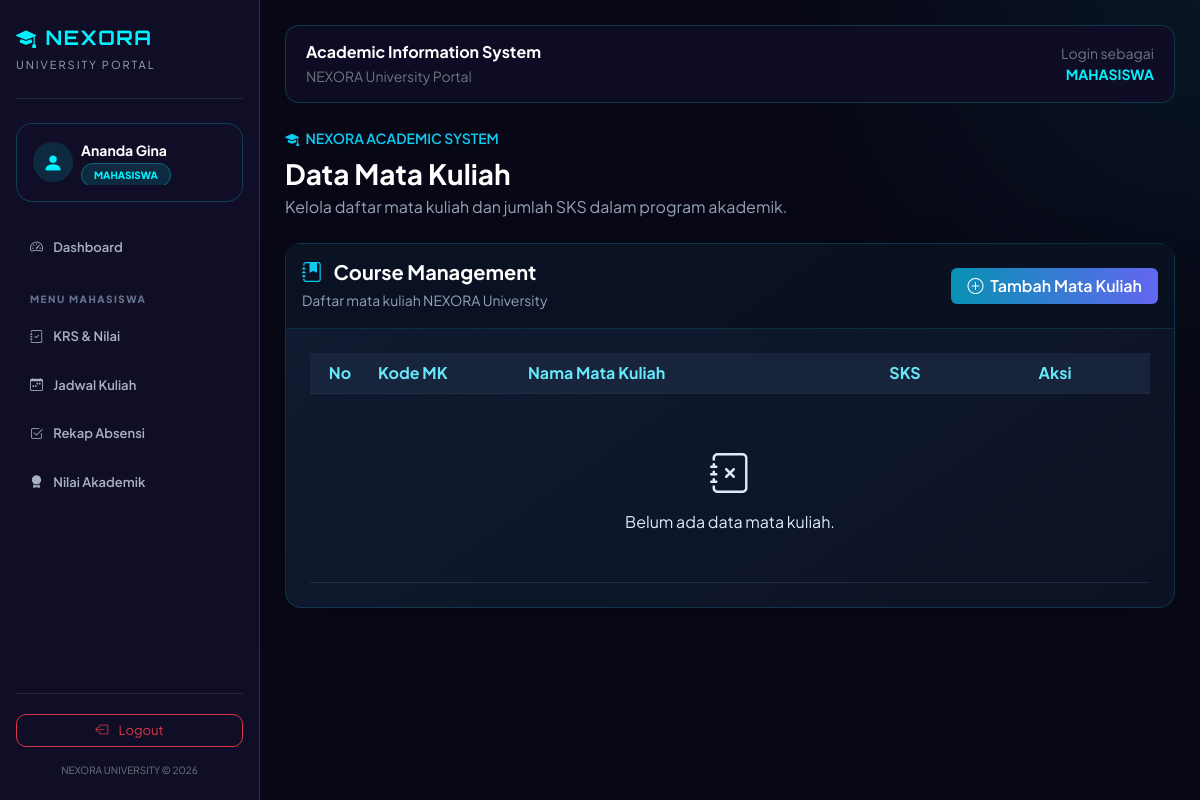
Page /nexora/matakuliah.php (signed in) on the earlier database version.
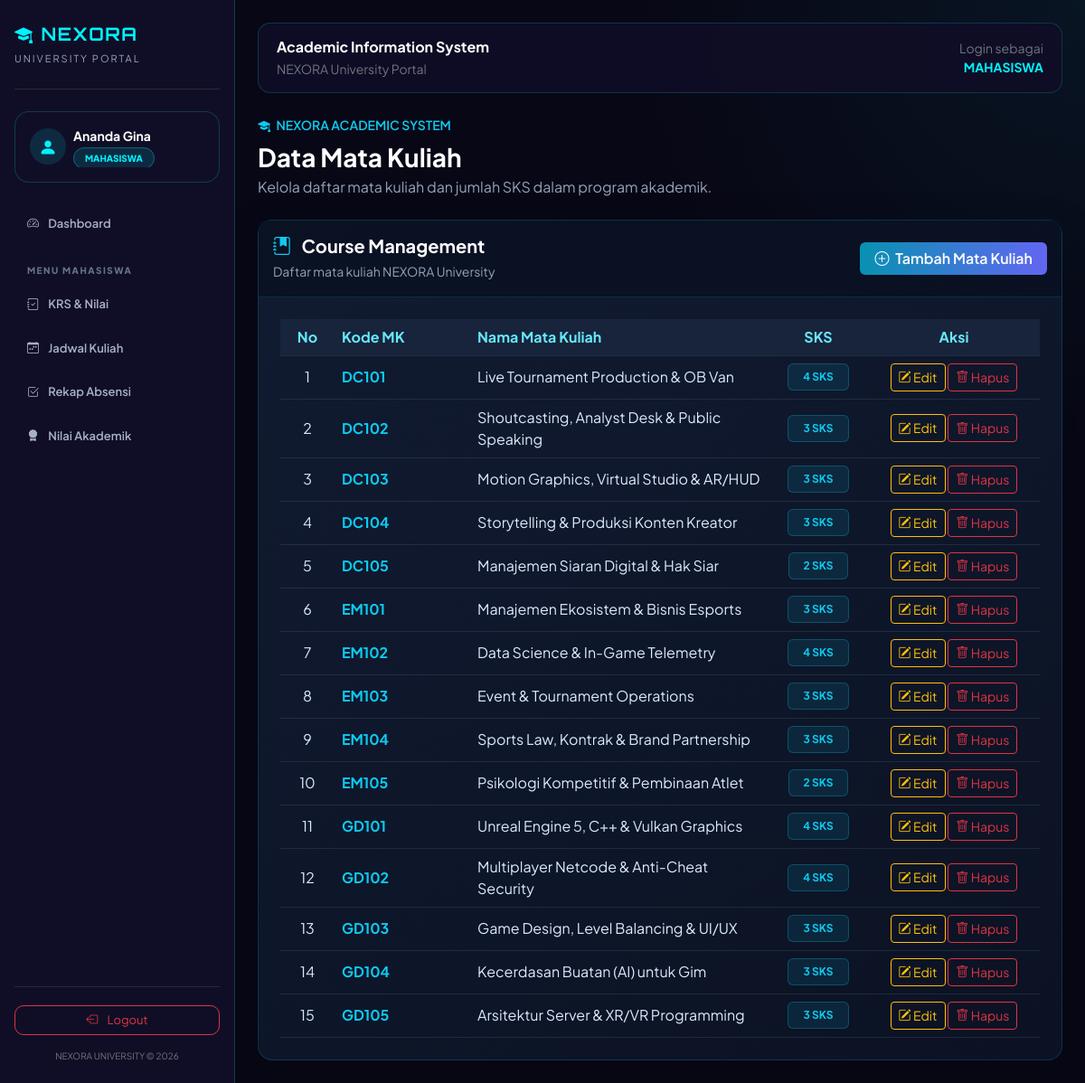
Same page on the later database version.
### tables this page shows
CREATE TABLE `matakuliah` (
  `kode_mk` char(5) NOT NULL,
  `nama_mk` varchar(100) NOT NULL,
  `sks` int(1) NOT NULL
);

### nexora/matakuliah.php (the view, shortened to what this page needs)
<?php
require_once 'koneksi.php';
$query = mysqli_query($conn, "
    SELECT kode_mk, nama_mk, sks
    FROM matakuliah
    ORDER BY kode_mk ASC
");
$no = 1;
include 'header.php';
?>
<div class="mb-4">
    <div class="text-info small fw-semibold mb-2">
        <i class="bi bi-mortarboard-fill me-1"></i>
        NEXORA ACADEMIC SYSTEM
    </div>
    <h3 class="text-white fw-bold mb-1">Data Mata Kuliah</h3>
    <p class="nexora-muted mb-0">
        Kelola daftar mata kuliah dan jumlah SKS dalam program akademik.
    </p>
</div>
<div class="card nexora-card shadow-lg">
    <div class="card-header py-3 d-flex justify-content-between align-items-center flex-wrap gap-2">
        <div>
            <h5 class="fw-bold mb-1">
                <i class="bi bi-journal-bookmark-fill text-info me-2"></i>
                Course Management
            </h5>
            <small class="nexora-muted">
                Daftar mata kuliah NEXORA University
            </small>
        </div>
        <button class="btn btn-nexora fw-semibold px-3"
                data-bs-toggle="modal"
                data-bs-target="#modalTambah">
            <i class="bi bi-plus-circle me-1"></i>
            Tambah Mata Kuliah
        </button>
    </div>
    <div class="card-body p-3 p-md-4">
        <div class="table-responsive">
            <table class="table table-hover nexora-table align-middle mb-0">
                <thead>
                    <tr>
                        <th class="text-center" width="60">No</th>
                        <th width="150">Kode MK</th>
                        <th>Nama Mata Kuliah</th>
                        <th class="text-center" width="110">SKS</th>
                        <th class="text-center" width="190">Aksi</th>
                    </tr>
                </thead>
                <tbody>
                <?php if ($query && mysqli_num_rows($query) > 0): ?>
                    <?php while ($data = mysqli_fetch_assoc($query)): ?>
                        <?php $idModal = 'modalEdit' . $no; ?>
                        <tr>
                            <td class="text-center"><?= $no; ?></td>
                            <td class="fw-bold text-info">
                                <?= htmlspecialchars($data['kode_mk']); ?>
                            </td>
                            <td>
                                <?= htmlspecialchars($data['nama_mk']); ?>
                            </td>
                            <td class="text-center">
                                <span class="badge bg-info bg-opacity-10 text-info border border-info border-opacity-25 px-3 py-2">
                                    <?= (int) $data['sks']; ?> SKS
                                </span>
                            </td>
                            <td class="text-center">
                                <button class="btn btn-sm btn-outline-warning"
                                        data-bs-toggle="modal"
                                        data-bs-target="#<?= $idModal; ?>">
                                    <i class="bi bi-pencil-square"></i> Edit
                                </button>
                                <a href="matakuliah.php?hapus=<?= urlencode($data['kode_mk']); ?>"
                                   class="btn btn-sm btn-outline-danger"
                                   onclick="return confirm('Yakin ingin menghapus mata kuliah ini?')">
                                    <i class="bi bi-trash"></i> Hapus
                                </a>
                            </td>
                        </tr>
                        <?php $no++; ?>
                    <?php endwhile; ?>
                <?php else: ?>
                    <tr>
                        <td colspan="5" class="text-center py-5 nexora-muted">
                            <i class="bi bi-journal-x fs-1 d-block mb-2"></i>
                            Belum ada data mata kuliah.
                        </td>
                    </tr>
                <?php endif; ?>
                </tbody>
            </table>
        </div>
    </div>
</div>
</body>
</html>

### nexora/header.php (shortened to what this page needs)
<?php
$nama = $_SESSION['nama'] ?? 'Pengguna';
$role = $_SESSION['role'];
$halaman = basename($_SERVER['PHP_SELF']);
if ($role === 'admin') {
    $dashboard = 'dashboard_admin.php';
} elseif ($role === 'dosen') {
    $dashboard = 'dashboard_dosen.php';
} else {
    $dashboard = 'dashboard_mahasiswa.php';
}
function menuAktif($daftar_halaman, $halaman_sekarang) {
    return in_array($halaman_sekarang, $daftar_halaman)
        ? 'active'
        : '';
}
function h($data) {
    return htmlspecialchars((string)$data, ENT_QUOTES, 'UTF-8');
}
?>
<!DOCTYPE html>
<html lang="id" data-bs-theme="dark">
<head>
    <link href="https://cdn.jsdelivr.net/npm/bootstrap@5.3.3/dist/css/bootstrap.min.css" rel="stylesheet">
    <link rel="stylesheet" href="https://cdn.jsdelivr.net/npm/bootstrap-icons@1.11.3/font/bootstrap-icons.min.css">
</head>
<body>
<div class="d-flex">
    <aside class="sidebar" id="sidebar">
        <div class="mb-4 pb-4 border-bottom border-secondary border-opacity-25">
            <a href="<?= h($dashboard); ?>" class="text-decoration-none">
                <div class="brand">
                    <i class="bi bi-mortarboard-fill me-2"></i>NEXORA
                </div>
                <div class="brand-subtitle mt-1">
                    UNIVERSITY PORTAL
                </div>
            </a>
        </div>
        <div class="content-card p-3 mb-4">
            <div class="d-flex align-items-center gap-2">
                <div class="rounded-circle d-flex justify-content-center align-items-center"
                     style="width:40px;height:40px;background:rgba(0,242,254,0.12);color:#00f2fe;">
                    <i class="bi bi-person-fill fs-5"></i>
                </div>
                <div class="overflow-hidden">
                    <div class="fw-bold small text-white text-truncate">
                        <?= h($nama); ?>
                    </div>
                    <span class="role-badge">
                        <?= h($role); ?>
                    </span>
                </div>
            </div>
        </div>
        <ul class="nav flex-column mb-auto">
            <li class="nav-item">
                <a href="<?= h($dashboard); ?>"
                   class="nav-link <?= menuAktif(
                       ['dashboard_admin.php','dashboard_dosen.php','dashboard_mahasiswa.php'],
                       $halaman
                   ); ?>">
                    <i class="bi bi-speedometer2 me-2"></i>
                    Dashboard
                </a>
            </li>
            <?php if ($role === 'admin'): ?>
                <li class="menu-heading">
                    Master Data
                </li>
                <li class="nav-item">
                    <a href="data_mahasiswa.php"
                       class="nav-link <?= menuAktif(['data_mahasiswa.php'], $halaman); ?>">
                        <i class="bi bi-people-fill me-2"></i>
                        Data Mahasiswa
                    </a>
                </li>
                <li class="nav-item">
                    <a href="data_dosen.php"
                       class="nav-link <?= menuAktif(['data_dosen.php'], $halaman); ?>">
                        <i class="bi bi-person-workspace me-2"></i>
                        Data Dosen
                    </a>
                </li>
                <li class="nav-item">
                    <a href="data_matakuliah.php"
                       class="nav-link <?= menuAktif(['data_matakuliah.php'], $halaman); ?>">
                        <i class="bi bi-journal-bookmark-fill me-2"></i>
                        Mata Kuliah
                    </a>
                </li>
                <li class="menu-heading">
                    Akademik
                </li>
                <li class="nav-item">
                    <a href="data_jadwal.php"
                       class="nav-link <?= menuAktif(['data_jadwal.php'], $halaman); ?>">
                        <i class="bi bi-calendar-week-fill me-2"></i>
                        Jadwal Kuliah
                    </a>
                </li>
            <?php elseif ($role === 'mahasiswa'): ?>
                <li class="menu-heading">
                    Menu Mahasiswa
                </li>
                <li class="nav-item">
                    <a href="dashboard_mahasiswa.php"
                       class="nav-link <?= menuAktif(['dashboard_mahasiswa.php'], $halaman); ?>">
                        <i class="bi bi-journal-check me-2"></i>
                        KRS & Nilai
                    </a>
                </li>
                <li class="nav-item">
                    <a href="jadwal_kuliah.php"
                       class="nav-link <?= menuAktif(['jadwal_kuliah.php'], $halaman); ?>">
                        <i class="bi bi-calendar-week me-2"></i>
                        Jadwal Kuliah
                    </a>
                </li>
                <li class="nav-item">
                    <a href="absensi_mahasiswa.php"
                       class="nav-link <?= menuAktif(['absensi_mahasiswa.php'], $halaman); ?>">
                        <i class="bi bi-check2-square me-2"></i>
                        Rekap Absensi
                    </a>
                </li>
                <li class="nav-item">
                    <a href="nilai_mahasiswa.php"
                       class="nav-link <?= menuAktif(['nilai_mahasiswa.php'], $halaman); ?>">
                        <i class="bi bi-award-fill me-2"></i>
                        Nilai Akademik
                    </a>
                </li>
            <?php endif; ?>
        </ul>
        <div class="sidebar-footer">
            <a href="logout.php"
               class="btn btn-outline-danger w-100 btn-logout"
               onclick="return confirm('Yakin ingin keluar dari NEXORA University?')">
                <i class="bi bi-box-arrow-left me-2"></i>
                Logout
            </a>
            <div class="text-center text-secondary mt-3" style="font-size:10px;">
                NEXORA UNIVERSITY © <?= date('Y'); ?>
            </div>
        </div>
    </aside>
    <main class="main-content flex-grow-1">
        <div class="topbar d-flex justify-content-between align-items-center">
            <div class="d-flex align-items-center gap-3">
                <div>
                    <div class="fw-bold text-white">
                        Academic Information System
                    </div>
                    <small class="text-secondary">
                        NEXORA University Portal
                    </small>
                </div>
            </div>
            <div class="text-end d-none d-sm-block">
                <div class="small text-secondary">
                    Login sebagai
                </div>
                <div class="small fw-bold text-cyan text-uppercase">
                    <?= h($role); ?>
                </div>
            </div>
        </div>

### nexora/header.php (style rules this page uses)
* { font-family: 'Plus Jakarta Sans', sans-serif; }
body { background: radial-gradient(circle at top right, rgba(0,242,254,0.06), transparent 30%), #080715; color: #f1f5f9; min-height: 100vh; }
.sidebar { width: 260px; min-height: 100vh; background: #100e26; border-right: 1px solid rgba(0,242,254,0.2); position: fixed; top: 0; left: 0; bottom: 0; z-index: 1000; display: flex; flex-direction: column; padding: 22px 16px; transition: 0.3s; overflow-y: auto; }
.brand { font-family: 'Orbitron', sans-serif; color: #00f2fe; font-size: 20px; font-weight: 700; letter-spacing: 1.5px; }
.brand-subtitle { color: #94a3b8; font-size: 11px; letter-spacing: 2px; }
.sidebar .nav-link { color: #a8b0c5; padding: 12px 14px; border-radius: 10px; margin-bottom: 5px; font-size: 13px; font-weight: 600; transition: 0.3s; }
.menu-heading { color: #64748b; font-size: 10px; font-weight: 800; letter-spacing: 1.5px; padding: 18px 14px 8px; text-transform: uppercase; }
.sidebar-footer { margin-top: auto; padding-top: 20px; border-top: 1px solid rgba(255,255,255,0.1); }
.main-content { margin-left: 260px; min-height: 100vh; padding: 25px; }
.topbar { background: rgba(16,14,38,0.9); border: 1px solid rgba(0,242,254,0.18); border-radius: 14px; padding: 14px 20px; margin-bottom: 25px; }
.content-card { background: #100e26; border: 1px solid rgba(0,242,254,0.2); border-radius: 16px; }
.text-cyan { color: #00f2fe !important; }
.role-badge { background: rgba(0,242,254,0.12); color: #00f2fe; border: 1px solid rgba(0,242,254,0.3); border-radius: 20px; padding: 5px 12px; font-size: 10px; font-weight: 800; text-transform: uppercase; }
.btn-logout { border-radius: 10px; font-size: 13px; }

### nexora/matakuliah.php (style rules this page uses)
.nexora-card { background: linear-gradient(145deg, #111b31, #0b1223); border: 1px solid rgba(0, 224, 255, .15); border-radius: 16px; color: #e5e7eb; }
.nexora-card .card-header { background: rgba(8, 15, 30, .7); border-bottom: 1px solid rgba(0, 224, 255, .15); color: #fff; }
.nexora-table { --bs-table-bg: transparent; --bs-table-color: #dbeafe; --bs-table-border-color: rgba(148, 163, 184, .15); --bs-table-hover-bg: rgba(0, 224, 255, .06); --bs-table-hover-color: #fff; }
.nexora-table thead th { background: #17243b; color: #67e8f9; white-space: nowrap; }
.nexora-table td { vertical-align: middle; }
.btn-nexora { background: linear-gradient(90deg, #0891b2, #6366f1); color: white; border: 0; }
.nexora-muted { color: #94a3b8; }

Differences in the rows shown:
added matakuliah: kode_mk "DC101", nama_mk "Live Tournament Production & OB Van", sks "4"
added matakuliah: kode_mk "DC102", nama_mk "Shoutcasting, Analyst Desk & Public Speaking", sks "3"
added matakuliah: kode_mk "DC103", nama_mk "Motion Graphics, Virtual Studio & AR/HUD", sks "3"
added matakuliah: kode_mk "DC104", nama_mk "Storytelling & Produksi Konten Kreator", sks "3"
added matakuliah: kode_mk "DC105", nama_mk "Manajemen Siaran Digital & Hak Siar", sks "2"
added matakuliah: kode_mk "EM101", nama_mk "Manajemen Ekosistem & Bisnis Esports", sks "3"
added matakuliah: kode_mk "EM102", nama_mk "Data Science & In-Game Telemetry", sks "4"
added matakuliah: kode_mk "EM103", nama_mk "Event & Tournament Operations", sks "3"
added matakuliah: kode_mk "EM104", nama_mk "Sports Law, Kontrak & Brand Partnership", sks "3"
added matakuliah: kode_mk "EM105", nama_mk "Psikologi Kompetitif & Pembinaan Atlet", sks "2"
added matakuliah: kode_mk "GD101", nama_mk "Unreal Engine 5, C++ & Vulkan Graphics", sks "4"
added matakuliah: kode_mk "GD102", nama_mk "Multiplayer Netcode & Anti-Cheat Security", sks "4"
added matakuliah: kode_mk "GD103", nama_mk "Game Design, Level Balancing & UI/UX", sks "3"
added matakuliah: kode_mk "GD104", nama_mk "Kecerdasan Buatan (AI) untuk Gim", sks "3"
added matakuliah: kode_mk "GD105", nama_mk "Arsitektur Server & XR/VR Programming", sks "3"
Other differences:
text no longer shown: "Belum ada data mata kuliah."
